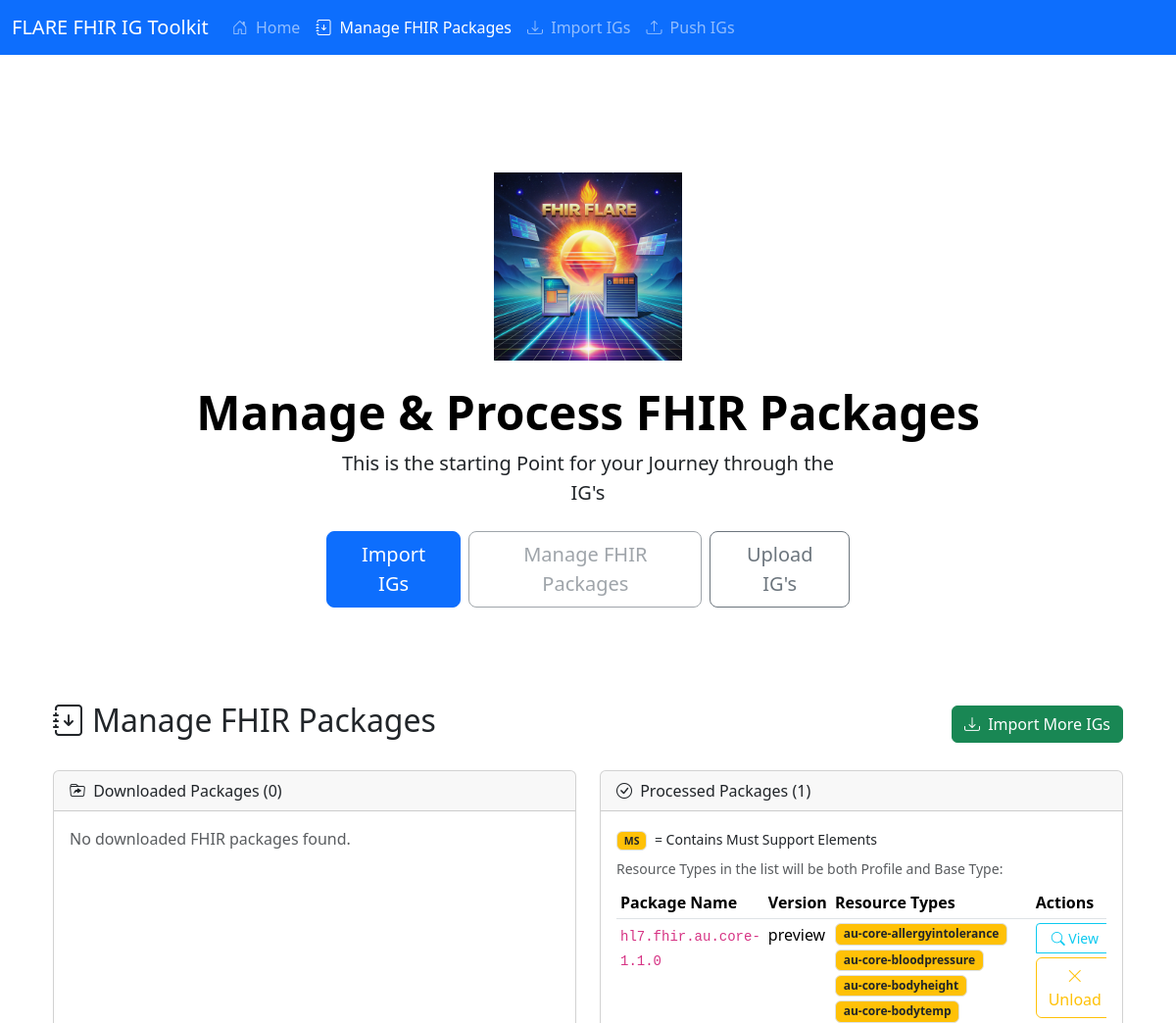
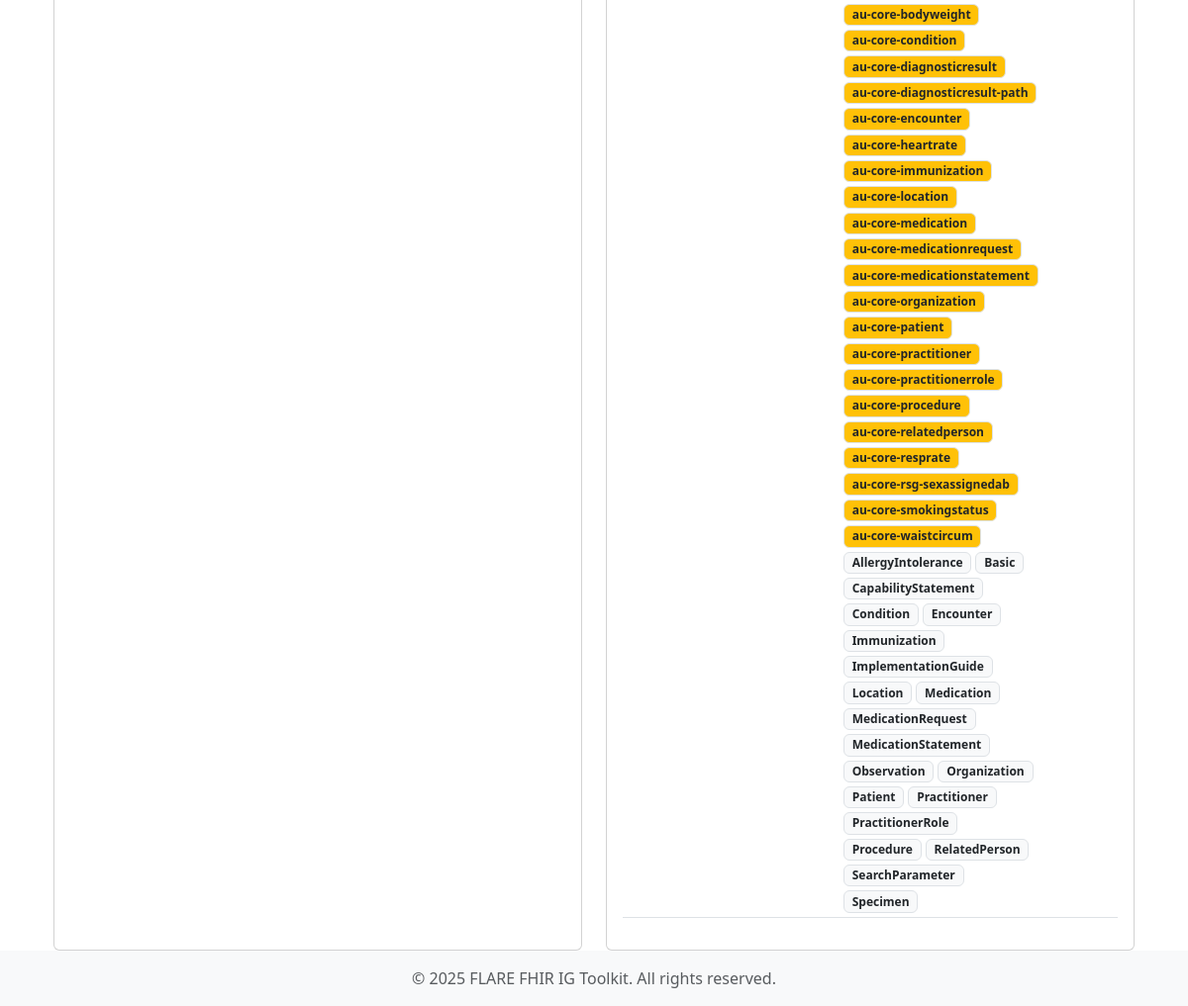
Screenshot of /view-igs with the database file from the repository (2 pictures, top to bottom).
### app.py (models this page shows)
class ProcessedIg(db.Model):
    id = db.Column(db.Integer, primary_key=True)
    package_name = db.Column(db.String(128), nullable=False)
    version = db.Column(db.String(32), nullable=False)
    processed_date = db.Column(db.DateTime, nullable=False)
    resource_types_info = db.Column(db.JSON, nullable=False)
    must_support_elements = db.Column(db.JSON, nullable=True)
    examples = db.Column(db.JSON, nullable=True)

### app.py (the view)
@app.route('/view-igs')
def view_igs():
    igs = ProcessedIg.query.all()
    processed_ids = {(ig.package_name, ig.version) for ig in igs}
    packages = []
    packages_dir = app.config['FHIR_PACKAGES_DIR']
    logger.debug(f"Scanning packages directory: {packages_dir}")
    if os.path.exists(packages_dir):
        for filename in os.listdir(packages_dir):
            if filename.endswith('.tgz'):
                last_hyphen_index = filename.rfind('-')
                if last_hyphen_index != -1 and filename.endswith('.tgz'):
                    name = filename[:last_hyphen_index]
                    version = filename[last_hyphen_index + 1:-4]  # Remove .tgz
                    if version[0].isdigit() or version in ('preview', 'current', 'latest'):
                        name = name.replace('_', '.')
                        packages.append({'name': name, 'version': version, 'filename': filename})
                    else:
                        name = filename[:-4]
                        version = ''
                        logger.warning(f"Could not parse version from {filename}, treating as name only")
                        packages.append({'name': name, 'version': version, 'filename': filename})
                else:
                    name = filename[:-4]
                    version = ''
                    logger.warning(f"Could not parse version from {filename}, treating as name only")
                    packages.append({'name': name, 'version': version, 'filename': filename})
        logger.debug(f"Found packages: {packages}")
    else:
        logger.warning(f"Packages directory not found: {packages_dir}")
    duplicate_names = {}
    for pkg in packages:
        name = pkg['name']
        if name not in duplicate_names:
            duplicate_names[name] = []
        duplicate_names[name].append(pkg)
    duplicate_groups = {}
    for name, pkgs in duplicate_names.items():
        if len(pkgs) > 1:  # Only include packages with multiple versions
            duplicate_groups[name] = [pkg['version'] for pkg in pkgs]
    colors = ['bg-warning', 'bg-info', 'bg-success', 'bg-danger']
    group_colors = {}
    for i, name in enumerate(duplicate_groups.keys()):
        group_colors[name] = colors[i % len(colors)]
    return render_template('cp_downloaded_igs.html', packages=packages, processed_list=igs,
                         processed_ids=processed_ids, duplicate_names=duplicate_names,
                         duplicate_groups=duplicate_groups, group_colors=group_colors,
                         site_name='FLARE FHIR IG Toolkit', now=datetime.now())

### templates/cp_downloaded_igs.html (shortened to what this page needs)
{% extends "base.html" %}
{% block content %}
<div class="px-4 py-5 my-5 text-center">
    <img class="d-block mx-auto mb-4" src="{{ url_for('static', filename='FHIRFLARE.png') }}" alt="FHIRFLARE Ig Toolkit" width="192" height="192">
    <h1 class="display-5 fw-bold text-body-emphasis">Manage & Process FHIR Packages</h1>
    <div class="col-lg-6 mx-auto">
        <p class="lead mb-4">
            This is the starting Point for your Journey through the IG's
        </p>
        <div class="d-grid gap-2 d-sm-flex justify-content-sm-center">
            <a href="{{ url_for('import_ig') }}" class="btn btn-primary btn-lg px-4 gap-3">Import IGs</a>
            <a href="{{ url_for('view_igs') }}" class="btn btn-outline-secondary btn-lg px-4 disabled">Manage FHIR Packages</a>
            <a href="{{ url_for('push_igs') }}" class="btn btn-outline-secondary btn-lg px-4 ">Upload IG's</a>
        </div>
    </div>
</div>
<div class="container mt-4">
    <div class="d-flex justify-content-between align-items-center mb-4">
        <h2><i class="bi bi-journal-arrow-down me-2"></i>Manage FHIR Packages</h2>
        <div>
            <a href="{{ url_for('import_ig') }}" class="btn btn-success"><i class="bi bi-download me-1"></i> Import More IGs</a>
        </div>
    </div>
    <div class="row g-4">
        <div class="col-md-6">
            <div class="card h-100">
                <div class="card-header"><i class="bi bi-folder-symlink me-1"></i> Downloaded Packages ({{ packages|length }})</div>
                <div class="card-body">
                    {% if packages %}
                        <div class="table-responsive">
                            <!-- remove this warning and move it down the bottom-----------------------------------------------------------------------------------------
                            <p class="mb-2"><small><span class="badge bg-danger text-light border me-1">Risk:</span> Duplicate Dependency with Different Versions</small></p>
                            --------------------------------------------------------------------------------------------------------------------------------------------->
                            <table class="table table-sm table-hover table-custom-bg">
                                <thead>
                                    <tr><th>Package Name</th><th>Version</th><th>Actions</th></tr>
                                </thead>
                                <tbody>
                                    {% for pkg in packages %}
                                        {% set is_processed = (pkg.name, pkg.version) in processed_ids %}
                                        {% set is_duplicate = pkg.name in duplicate_names and duplicate_names[pkg.name]|length > 1 %}
                                        {% set group_color = group_colors[pkg.name] if (is_duplicate and pkg.name in group_colors) else 'bg-warning' if is_duplicate else 'bg-light' %}
                                        <tr class="{% if is_duplicate %}{{ group_color }} text-dark{% endif %}">
                                            <td>
                                                <code>{{ pkg.name }}</code>
                                                {% if is_duplicate %}
                                                    <span class="badge bg-danger text-light ms-1">Duplicate</span>
                                                {% endif %}
                                            </td>
                                            <td>{{ pkg.version }}</td>
                                            <td>
                                                <div class="btn-group btn-group-sm">
                                                    {% if is_processed %}
                                                        <span class="btn btn-success disabled"><i class="bi bi-check-lg"></i> Processed</span>
                                                    {% else %}
                                                        <form method="POST" action="{{ url_for('process_ig') }}" style="display:inline;">
                                                            <input type="hidden" name="filename" value="{{ pkg.filename }}">
                                                            <button type="submit" class="btn btn-outline-primary"><i class="bi bi-gear"></i> Process</button>
                                                        </form>
                                                    {% endif %}
                                                    <form method="POST" action="{{ url_for('delete_ig') }}" style="display:inline;">
                                                        <input type="hidden" name="filename" value="{{ pkg.filename }}">
                                                        <button type="submit" class="btn btn-outline-danger" onclick="return confirm('Are you sure you want to delete {{ pkg.name }}#{{ pkg.version }}?');"><i class="bi bi-trash"></i> Delete</button>
                                                    </form>
                                                </div>
                                            </td>
                                        </tr>
                                    {% endfor %}
                                </tbody>
                            </table>
                        </div>
                        {% if duplicate_groups %}
                            <p class="mb-2"><small><span class="badge bg-danger text-light border me-1">Risk:</span> = Duplicate Dependencies</small></p>
                            <p class="mt-2 small text-muted">Duplicate dependencies detected:
                                {% for name, versions in duplicate_groups.items() %}
                                    {% set group_color = group_colors[name] if name in group_colors else 'bg-warning' %}
                                    <span class="badge {{ group_color }} text-dark">{{ name }} ({{ versions|join(', ') }})</span>
                                {% endfor %}
                            </p>
                        {% else %}
                            <p class="mt-2 small text-muted">No duplicates detected.</p>
                        {% endif %}
                    {% else %}
                        <p class="text-muted">No downloaded FHIR packages found.</p>
                    {% endif %}
                </div>
            </div>
        </div>
        <div class="col-md-6">
            <div class="card h-100">
                <div class="card-header"><i class="bi bi-check-circle me-1"></i> Processed Packages ({{ processed_list|length }})</div>
                <div class="card-body">
                    {% if processed_list %}
                        <p class="mb-2"><small><span class="badge bg-warning text-dark border me-1">MS</span> = Contains Must Support Elements</small></p>
                        <p class="mb-2 small text-muted">Resource Types in the list will be both Profile and Base Type:
                        <div class="table-responsive">
                            <table class="table table-sm table-hover">
                                <thead>
                                    <tr><th>Package Name</th><th>Version</th><th>Resource Types</th><th>Actions</th></tr>
                                </thead>
                                <tbody>
                                    {% for processed_ig in processed_list %}
                                        <tr>
                                            <td>
                                                <code>{{ processed_ig.package_name }}</code>
                                            </td>
                                            <td>{{ processed_ig.version }}</td>
                                            <td>
                                                {% set types_info = processed_ig.resource_types_info %}
                                                {% if types_info %}<div class="d-flex flex-wrap gap-1">
                                                    {% for type_info in types_info %}
                                                        {% if type_info.must_support %}
                                                            <span class="badge bg-warning text-dark border" title="Has Must Support">{{ type_info.name }}</span>
                                                        {% else %}
                                                            <span class="badge bg-light text-dark border">{{ type_info.name }}</span>
                                                        {% endif %}
                                                    {% endfor %}
                                                </div>{% else %}<small class="text-muted">N/A</small>{% endif %}
                                            </td>
                                            <td>
                                                <div class="btn-group-vertical btn-group-sm w-100">
                                                    <a href="{{ url_for('view_ig', processed_ig_id=processed_ig.id) }}" class="btn btn-outline-info w-100" title="View Details"><i class="bi bi-search"></i> View</a>
                                                    <form method="POST" action="{{ url_for('unload_ig') }}" style="display:inline;">
                                                        <button type="submit" class="btn btn-outline-warning w-100 mt-1" onclick="return confirm('Are you sure you want to unload {{ processed_ig.package_name }}#{{ processed_ig.version }}?');"><i class="bi bi-x-lg"></i> Unload</button>
                                                    </form>
                                                </div>
                                            </td>
                                        </tr>
                                    {% endfor %}
                                </tbody>
                            </table>
                        </div>
                    {% else %}
                        <p class="text-muted">No packages recorded as processed yet.</p>
                    {% endif %}
                </div>
            </div>
        </div>
    </div>
</div>
{% endblock %}

### templates/base.html (shortened to what this page needs)
<!DOCTYPE html>
<html lang="en">
<head>
    <link href="https://cdn.jsdelivr.net/npm/bootstrap@5.3.3/dist/css/bootstrap.min.css" rel="stylesheet">
    <link rel="stylesheet" href="https://cdn.jsdelivr.net/npm/bootstrap-icons@1.11.3/font/bootstrap-icons.min.css">
</head>
<body class="d-flex flex-column min-vh-100">
    <nav class="navbar navbar-expand-lg navbar-dark bg-primary mb-4">
        <div class="container-fluid">
            <a class="navbar-brand" href="{{ url_for('index') }}">{{ site_name }}</a>
            <div class="collapse navbar-collapse" id="navbarNav">
                <ul class="navbar-nav me-auto mb-2 mb-lg-0">
                    <li class="nav-item">
                        <a class="nav-link {{ 'active' if request.endpoint == 'index' else '' }}" aria-current="page" href="{{ url_for('index') }}"><i class="bi bi-house-door me-1"></i> Home</a>
                    </li>
                    <li class="nav-item">
                        <a class="nav-link {{ 'active' if request.endpoint == 'view_igs' else '' }}" href="{{ url_for('view_igs') }}"><i class="bi bi-journal-arrow-down me-1"></i> Manage FHIR Packages</a>
                    </li>
                    <li class="nav-item">
                        <a class="nav-link {{ 'active' if request.endpoint == 'import_ig' else '' }}" href="{{ url_for('import_ig') }}"><i class="bi bi-download me-1"></i> Import IGs</a>
                    </li>
                    <li class="nav-item">
                        <a class="nav-link {{ 'active' if request.endpoint == 'push_igs' else '' }}" href="{{ url_for('push_igs') }}"><i class="bi bi-upload me-1"></i> Push IGs</a>
                    </li>
                </ul>
            </div>
        </div>
    </nav>
    <main class="container flex-grow-1">
        {% block content %}{% endblock %}
    </main>
    <footer class="footer mt-auto py-3 bg-light">
        <div class="container text-center">
            {% set current_year = now.year %}
            <span class="text-muted">© {{ current_year }} {{ site_name }}. All rights reserved.</span>
        </div>
    </footer>
</body>
</html>

### templates/cp_downloaded_igs.html (style rules this page uses)
.badge.bg-warning { background-color: #ffc107 !important; }

### rows the page displays
ProcessedIg: package_name "hl7.fhir.au.core-1.1.0", version "preview", name "au-core-allergyintolerance" "au-core-bloodpressure" "au-core-bodyheight" "au-core-bodytemp" "au-core-bodyweight" "au-core-condition" "au-core-diagnosticresult" "au-core-diagnosticresult-path" "au-core-encounter" "au-core-heartrate" "au-core-immunization" "au-core-location" "au-core-medication" "au-core-medicationrequest" "au-core-medicationstatement" "au-core-organization" "au-core-patient" "au-core-practitioner" "au-core-practitionerrole" "au-core-procedure" "au-core-relatedperson" "au-core-resprate" "au-core-rsg-sexassignedab" "au-core-smokingstatus" "au-core-waistcircum", name "AllergyIntolerance" "Basic" "CapabilityStatement" "Condition" "Encounter" "Immunization" "ImplementationGuide" "Location" "Medication" "MedicationRequest" "MedicationStatement" "Observation" "Organization" "Patient" "Practitioner" "PractitionerRole" "Procedure" "RelatedPerson" "SearchParameter" "Specimen"

### other values shown
{{ site_name }} "FLARE FHIR IG Toolkit"
{{ packages|length }} "0"
{{ processed_list|length }} "1"
